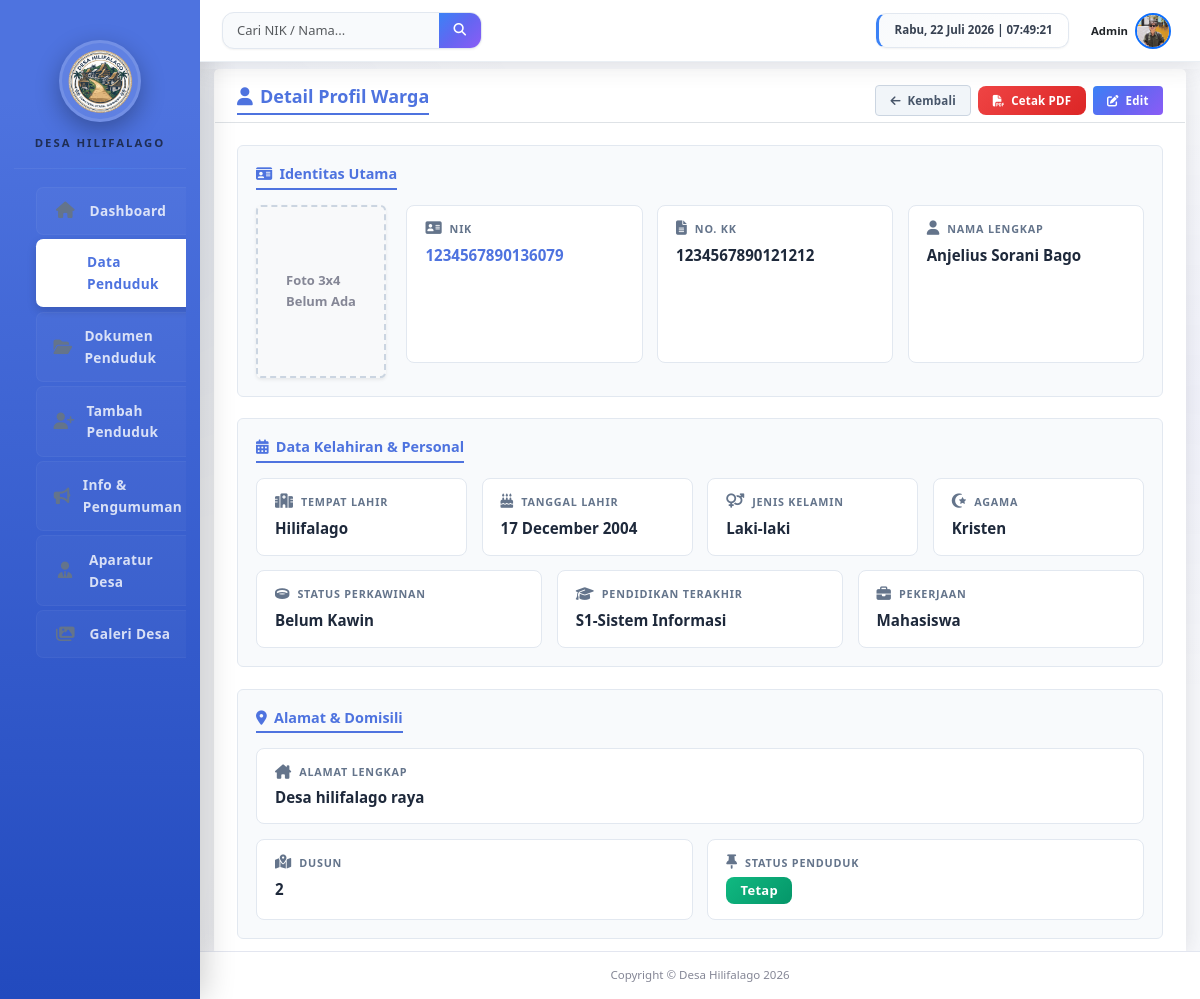
The page /lihat_penduduk.php?nik=1234567890136079 (signed in) on the database its author committed.
### tables this page shows
CREATE TABLE `penduduk` (
  `nik` varchar(16) NOT NULL,
  `no_kk` varchar(16) NOT NULL,
  `nama_lengkap` varchar(100) NOT NULL,
  `tempat_lahir` varchar(50) NOT NULL,
  `tanggal_lahir` date NOT NULL,
  `jenis_kelamin` enum('Laki-laki','Perempuan') NOT NULL,
  `agama` varchar(20) NOT NULL,
  `pendidikan` varchar(50) NOT NULL,
  `pekerjaan` varchar(50) DEFAULT NULL,
  `status_perkawinan` enum('Belum Kawin','Kawin','Cerai Hidup','Cerai Mati') NOT NULL,
  `alamat` text NOT NULL,
  `rt` varchar(3) DEFAULT NULL,
  `rw` varchar(3) DEFAULT NULL,
  `status_penduduk` enum('Tetap','Pendatang','Pindah','Meninggal') DEFAULT 'Tetap',
  `created_at` timestamp NOT NULL DEFAULT current_timestamp(),
  `updated_at` timestamp NOT NULL DEFAULT current_timestamp() ON UPDATE current_timestamp()
);

### lihat_penduduk.php (the view, shortened to what this page needs)
<?php
require_once 'koneksi.php';
$nik = $_GET['nik'];
$stmt = $pdo->prepare("SELECT * FROM penduduk WHERE nik = :nik");
$stmt->execute([':nik' => $nik]);
$data = $stmt->fetch();
?>
<!DOCTYPE html>
<html lang="id">
<head>
    <link href="https://cdn.jsdelivr.net/npm/bootstrap@5.3.0/dist/css/bootstrap.min.css" rel="stylesheet">
    <link rel="stylesheet" href="https://cdnjs.cloudflare.com/ajax/libs/font-awesome/6.4.0/css/all.min.css">
    <link rel="stylesheet" href="style.css?v=<?= time() ?>">
</head>
<body>
    <div class="container-fluid p-0">
        <div class="row g-0">
            <?php include 'sidebar.php'; ?>
            <div class="col-md-9 col-lg-10 d-flex flex-column" style="height: 100vh; overflow-x: hidden;">
                <?php include 'topbar.php'; ?>
                <div class="flex-grow-1 d-flex flex-column" style="overflow: hidden;">
                    <div class="pt-0 pb-0 px-3 d-flex flex-column flex-grow-1" style="overflow: hidden;">
                        <div class="card shadow-sm glass-card border-0 mb-0 mt-0 flex-grow-1 d-flex flex-column" style="max-height: 100%; overflow: hidden; border-bottom-left-radius: 0 !important; border-bottom-right-radius: 0 !important;">
                            <div class="card-header bg-transparent border-bottom pt-3 px-4 pb-2 d-flex justify-content-between align-items-center">
                                <h5 class="fw-bold text-secondary mb-0"><i class="fa-solid fa-user me-2"></i>Detail Profil Warga</h5>
                                <div>
                                    <a href="data_penduduk.php" class="btn btn-sm btn-light border px-3 me-1" title="Kembali ke Data Penduduk"><i class="fa-solid fa-arrow-left me-1"></i> Kembali</a>
                                    <a href="cetak_biodata.php?nik=<?= $data['nik'] ?>" target="_blank" class="btn btn-sm btn-danger px-3 me-1" title="Cetak Biodata (PDF)"><i class="fa-solid fa-file-pdf me-1"></i> Cetak PDF</a>
                                    <a href="edit_penduduk.php?nik=<?= $data['nik'] ?>" class="btn btn-sm btn-primary px-3" title="Edit Data Warga"><i class="fa-solid fa-pen-to-square me-1"></i> Edit</a>
                                </div>
                            </div>
                            <div class="card-body p-4" style="overflow-y: auto; -webkit-overflow-scrolling: touch;">
                                <div class="setting-block">
                                    <h6 class="fw-bold text-secondary"><i class="fa-solid fa-id-card me-2"></i>Identitas Utama</h6>
                                    <div class="row g-3">
                                        <div class="col-md-3 col-lg-2 text-center text-md-start">
                                            <?php if (file_exists("foto_warga/" . $data['nik'] . ".jpg")): ?>
                                                <img src="foto_warga/<?= $data['nik'] ?>.jpg?t=<?= time() ?>" alt="Foto Warga" class="img-thumbnail shadow-sm rounded" style="width: 130px; height: 173px; object-fit: cover;">
                                            <?php else: ?>
                                                <div class="img-thumbnail shadow-sm rounded d-flex justify-content-center align-items-center bg-light text-muted mx-auto mx-md-0" style="width: 130px; height: 173px; font-size: 0.9rem; font-weight: bold; border: 2px dashed #cbd5e1;">Foto 3x4<br>Belum Ada</div>
                                            <?php endif; ?>
                                        </div>
                                        <div class="col-md-9 col-lg-10">
                                            <div class="row g-3 h-100">
                                                <div class="col-md-6 col-lg-4">
                                                    <div class="detail-box">
                                                        <span class="data-label"><i class="fa-solid fa-address-card me-2 fs-6"></i> NIK</span>
                                                        <div class="data-value text-primary"><?= htmlspecialchars($data['nik']) ?></div>
                                                    </div>
                                                </div>
                                                <div class="col-md-6 col-lg-4">
                                                    <div class="detail-box">
                                                        <span class="data-label"><i class="fa-solid fa-file-lines me-2 fs-6"></i> No. KK</span>
                                                        <div class="data-value"><?= htmlspecialchars($data['no_kk']) ?></div>
                                                    </div>
                                                </div>
                                                <div class="col-md-12 col-lg-4">
                                                    <div class="detail-box">
                                                        <span class="data-label"><i class="fa-solid fa-user me-2 fs-6"></i> Nama Lengkap</span>
                                                        <div class="data-value"><?= htmlspecialchars($data['nama_lengkap']) ?></div>
                                                    </div>
                                                </div>
                                            </div>
                                        </div>
                                    </div>
                                </div>
                                <div class="setting-block">
                                    <h6 class="fw-bold text-secondary"><i class="fa-solid fa-calendar-days me-2"></i>Data Kelahiran & Personal</h6>
                                    <div class="row g-3">
                                        <div class="col-md-3 col-sm-6">
                                            <div class="detail-box">
                                                <span class="data-label"><i class="fa-solid fa-hospital me-2 fs-6"></i> Tempat Lahir</span>
                                                <div class="data-value"><?= htmlspecialchars($data['tempat_lahir']) ?></div>
                                            </div>
                                        </div>
                                        <div class="col-md-3 col-sm-6">
                                            <div class="detail-box">
                                                <span class="data-label"><i class="fa-solid fa-cake-candles me-2 fs-6"></i> Tanggal Lahir</span>
                                                <div class="data-value"><?= date('d F Y', strtotime($data['tanggal_lahir'])) ?></div>
                                            </div>
                                        </div>
                                        <div class="col-md-3 col-sm-6">
                                            <div class="detail-box">
                                                <span class="data-label"><i class="fa-solid fa-venus-mars me-2 fs-6"></i> Jenis Kelamin</span>
                                                <div class="data-value"><?= htmlspecialchars($data['jenis_kelamin']) ?></div>
                                            </div>
                                        </div>
                                        <div class="col-md-3 col-sm-6">
                                            <div class="detail-box">
                                                <span class="data-label"><i class="fa-solid fa-star-and-crescent me-2 fs-6"></i> Agama</span>
                                                <div class="data-value"><?= htmlspecialchars($data['agama']) ?></div>
                                            </div>
                                        </div>
                                        <div class="col-md-4 col-sm-6">
                                            <div class="detail-box">
                                                <span class="data-label"><i class="fa-solid fa-ring me-2 fs-6"></i> Status Perkawinan</span>
                                                <div class="data-value"><?= htmlspecialchars($data['status_perkawinan']) ?></div>
                                            </div>
                                        </div>
                                        <div class="col-md-4 col-sm-6">
                                            <div class="detail-box">
                                                <span class="data-label"><i class="fa-solid fa-graduation-cap me-2 fs-6"></i> Pendidikan Terakhir</span>
                                                <div class="data-value"><?= htmlspecialchars($data['pendidikan']) ?></div>
                                            </div>
                                        </div>
                                        <div class="col-md-4 col-sm-12">
                                            <div class="detail-box">
                                                <span class="data-label"><i class="fa-solid fa-briefcase me-2 fs-6"></i> Pekerjaan</span>
                                                <div class="data-value"><?= htmlspecialchars($data['pekerjaan']) ?></div>
                                            </div>
                                        </div>
                                    </div>
                                </div>
                                <div class="setting-block mb-0">
                                    <h6 class="fw-bold text-secondary"><i class="fa-solid fa-location-dot me-2"></i>Alamat & Domisili</h6>
                                    <div class="row g-3">
                                        <div class="col-md-12">
                                            <div class="detail-box">
                                                <span class="data-label"><i class="fa-solid fa-house-chimney me-2 fs-6"></i> Alamat Lengkap</span>
                                                <div class="data-value" style="line-height: 1.5;"><?= nl2br(htmlspecialchars($data['alamat'])) ?></div>
                                            </div>
                                        </div>
                                        <div class="col-md-6">
                                            <div class="detail-box">
                                                <span class="data-label"><i class="fa-solid fa-map-location-dot me-2 fs-6"></i> Dusun</span>
                                                <div class="data-value"><?= htmlspecialchars($data['rt']) ?: '-' ?></div>
                                            </div>
                                        </div>
                                        <div class="col-md-6">
                                            <div class="detail-box">
                                                <span class="data-label"><i class="fa-solid fa-thumbtack me-2 fs-6"></i> Status Penduduk</span>
                                                <?php
                                                    $badge_class = 'bg-secondary';
                                                    if($data['status_penduduk'] == 'Tetap') $badge_class = 'bg-success';
                                                ?>
                                                <div class="data-value mt-1"><span class="badge <?= $badge_class ?> px-3 py-2" style="font-size: 0.9rem;"><?= htmlspecialchars($data['status_penduduk']) ?></span></div>
                                            </div>
                                        </div>
                                    </div>
                                </div>
                            </div>
                        </div>
                    </div>
                </div>
                <div class="mt-auto text-center small footer-marquee-official">
                    <span>Copyright &copy; Desa Hilifalago <?= date('Y') ?></span>
                </div>
            </div>
        </div>
    </div>
</body>
</html>

### lihat_penduduk.php (style rules this page uses)
body { background-color: #f8f9fc !important; color: #5a5c69; font-family: 'Nunito', 'Segoe UI', Tahoma, Geneva, Verdana, sans-serif; }
.glass-card { background: #ffffff !important; box-shadow: 0 0.15rem 1.75rem 0 rgba(58, 59, 69, 0.15) !important; border: 1px solid #e3e6f0; border-radius: 0.35rem !important; color: #5a5c69 !important; }
.glass-card h3, .glass-card h4, .glass-card h5, .glass-card h6 { font-weight: 700; text-shadow: none !important; }
.glass-card .text-muted { color: #858796 !important; font-weight: 400; }
.text-primary { color: #4e73df !important; }
.glass-card .text-secondary { color: #4e73df !important; border-bottom: 2px solid #4e73df; padding-bottom: 5px; display: inline-block; margin-bottom: 15px; font-weight: bold; text-shadow: none !important; letter-spacing: normal; }
.setting-block { background: #f8fafc; border: 1px solid #e2e8f0; padding: 1.25rem; border-radius: 6px; margin-bottom: 1.5rem; box-shadow: none; transition: border-color 0.2s ease; }
.detail-box { background-color: #ffffff; border: 1px solid #e2e8f0; border-radius: 8px; padding: 1rem 1.25rem; height: 100%; transition: all 0.2s ease; }
.data-label { font-size: 0.75rem; color: #64748b; text-transform: uppercase; letter-spacing: 0.8px; margin-bottom: 0.4rem; display: flex; align-items: center; font-weight: 700; }
.data-value { font-size: 1.05rem; color: #1e293b; font-weight: 600; word-wrap: break-word; }
.btn-primary { background-color: #4e73df !important; border-color: #4e73df !important; box-shadow: none !important; border-radius: 4px; font-weight: 600; transition: all 0.2s; }
.btn-light { background: #f1f5f9 !important; color: #475569 !important; border: 1px solid #cbd5e1 !important; box-shadow: none !important; border-radius: 4px; font-weight: 600; text-shadow: none; backdrop-filter: none; transition: all 0.2s; }
.footer-marquee-official { background: #fff; border-top: 1px solid #e3e6f0; color: #858796; font-size: 0.8rem; padding: 1rem 0; }

### rows shown on the page
penduduk: nik "1234567890136079", no_kk "1234567890121212", nama_lengkap "Anjelius Sorani Bago", tempat_lahir "Hilifalago", tanggal_lahir "17 December 2004", jenis_kelamin "Laki-laki", agama "Kristen", status_perkawinan "Belum Kawin", pendidikan "S1-Sistem Informasi", pekerjaan "Mahasiswa", alamat "Desa hilifalago raya", rt "2", status_penduduk "Tetap"
